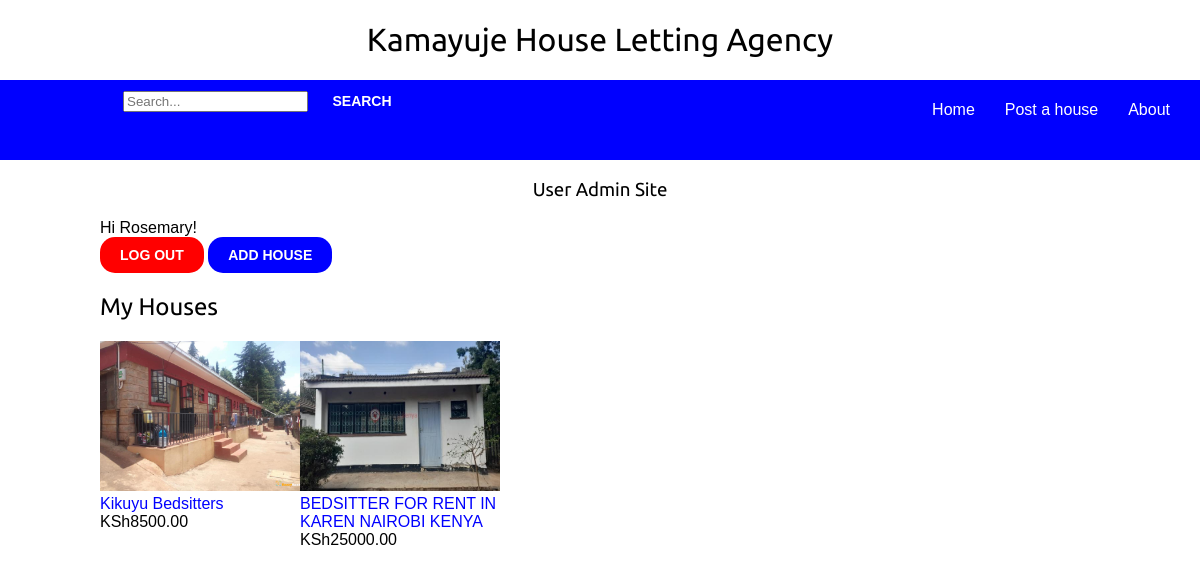
/user_admin/ (signed in), run on the app's committed database.
### Houses/models.py (models this page shows, shortened)
class House_Details(models.Model):
    user = models.ForeignKey(User,
                             related_name='houses',
                             on_delete=models.CASCADE)
    location = models.ForeignKey(House_Location,
                                 related_name='houses',
                                 on_delete=models.CASCADE)
    title = models.CharField(max_length=255)
    slug = models.SlugField(max_length=155, unique=True)
    thumbnail = models.ImageField(upload_to='img')
    description = models.TextField(max_length=1000)
    monthly_rent = models.DecimalField(max_digits=10,
                                       decimal_places=2)
    available = models.BooleanField(default=True)
    owners_contact = models.DecimalField(max_digits=10,
                                         decimal_places=0)
    posted = models.DateTimeField(auto_now_add=True)
    updated = models.DateTimeField(auto_now=True)
    class Meta:
        ordering = ['-posted']
    def get_absolute_url(self):
        return reverse('Houses:house_detail', args=[self.id, self.slug])

### accounts/views.py (the view)
# urls.py: path('user_admin/', views.user_admin, name='user_admin'),
@login_required
def user_admin(request):
    houses = request.user.houses.exclude(available=False)
    return render(request, 'userprofile/user_admin.html',
                  {'houses': houses} )

### accounts/templates/userprofile/user_admin.html (shortened to what this page needs)
{% extends 'Agency/base.html' %}
{% block content %}
    <h3>User Admin Site</h3>
    {% if user.is_authenticated %}
         Hi {{ user.username }}!
        <br>
        <button class="logout"><a href="{% url "logout" %}">Log Out</a></button>
    {% else %}
        <p>You are not logged in.</p>
        <a class="alogin" href="{% url "login" %}"><span class="login-home">Log In</span></a>
    {% endif %}
    <button class="posthousehere"><a href="{% url "add_house" %}">Add House</a></button>
    <h2>My Houses</h2>
    {% if houses %}
        {% for house in houses %}
                <div class="my-houses">
                    <a class="afrontpage" href="{% url 'edit_house' house.id %}">
                        <img class="my-housesImg" src="{% if house.thumbnail %}{{ house.thumbnail.url }}{% else %}{%
            static "img/no_image.png" %}{% endif %}">
                    </a>
                    <br>
                    <a class="my-housesTitle" href="{{ house.get_absolute_url }}">{{ house.title }}</a>
                    <br>
                    KSh{{ house.monthly_rent }}
                </div>
        {% endfor %}
    {% else %}
        <p>You've not added any houses...</p>
    {% endif %}
{% endblock %}

### Agency/static/css/base.css (style rules this page uses)
body { margin:0; padding:0; font-family:helvetica, sans-serif; }
h1, h2, h3, h4, h5 , h6 { font-family: 'Ubuntu', sans-serif; font-weight:normal; }
a { text-decoration:none; color: blue; }
button { font-weight:bold; background: blue; color:#fff; padding:10px 20px; font-size:14px; text-transform:uppercase; border-radius: 15px; }
a, li { display:inline; text-decoration: none; justify-content: space-between; }
.posthousehere, .posthousehere > a { border: none; color: #FFFFFF; }
.logout { background: red; border: none; }
.logout > a { color: #FFFFFF; }
.my-houses { float: left; width: 20%; }
.my-housesTitle { width: 200px; text-align: justify; }
.my-housesImg { width: 200px; height: 150px; }
h1, h3 { text-align: center; }

### data on the page
House_Details: thumbnail (picture), title "Kikuyu Bedsitters", monthly_rent "8500.00"
House_Details: thumbnail (picture), title "BEDSITTER FOR RENT IN KAREN NAIROBI KENYA", monthly_rent "25000.00"

### other printed values
{{ user.username }} "Rosemary"
